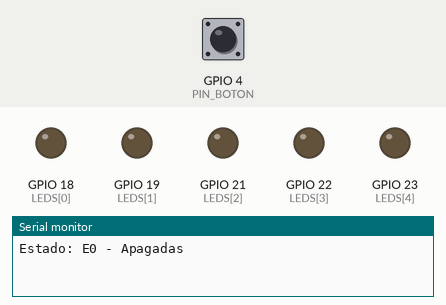
A sketch run on a simulated ESP32. On the bench: output pins drawn as LEDs (lit = HIGH), the last lines printed to the serial monitor. Dashed ring = blinking. The test bench sets the inputs (shaded band); at power-on: GPIO 4 (PIN_BOTON) LOW.

Above: at 1.2 s.
1.3 s: GPIO 4 (PIN_BOTON) pulled HIGH for 0.15 s
At 1.7 s:
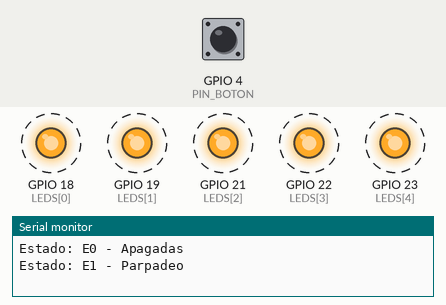
4.4 s: GPIO 4 (PIN_BOTON) pulled HIGH for 1 s
At 5.22 s:
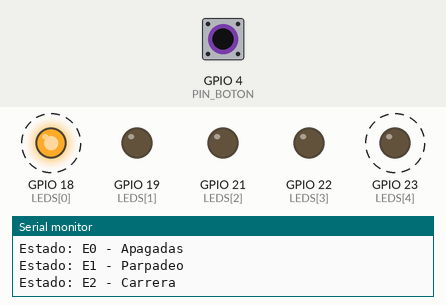
7.4 s: GPIO 4 (PIN_BOTON) pulled HIGH for 0.15 s
10.4 s: GPIO 4 (PIN_BOTON) driven HIGH
At 11.4 s:
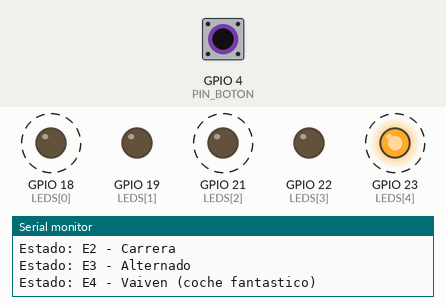
Timing chart, 0 to 14.4 s (numbered marks = the images above; inputs shaded):
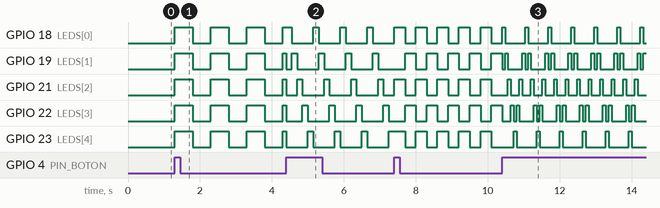

The sketch:

Luces_Navidad.ino
```cpp
/*
  Luces_Navidad.ino
  Laboratorio: Luces de Navidad con ESP32 (ESP32 DevKit V1)
  Maquina de estados finitos de Moore, 5 estados, sin delay().
  Monitor serie: 115200 baudios.
*/

const uint8_t LEDS[5] = {18, 19, 21, 22, 23};
const uint8_t NUM_LEDS = 5;
const uint8_t PIN_BOTON = 4;

const unsigned long T_ANTIRREBOTE = 50;
const unsigned long T_E1 = 500;
const unsigned long T_E2 = 150;
const unsigned long T_E3 = 300;
const unsigned long T_E4 = 80;
const uint8_t PASOS_E4 = 8;

enum Estado { E0_APAGADAS, E1_PARPADEO, E2_CARRERA, E3_ALTERNADO, E4_VAIVEN };
Estado estado = E0_APAGADAS;

bool botonPrevio = false;
unsigned long tUltimaPulsacion = 0;
unsigned long tPaso = 0;
uint8_t paso = 0;
bool entrando = true;

void escribirLeds(uint8_t mascara) {
  for (uint8_t i = 0; i < NUM_LEDS; i++) {
    digitalWrite(LEDS[i], (mascara >> i) & 1);
  }
}

void PrintStates() {
  Serial.print("Estado: ");
  switch (estado) {
    case E0_APAGADAS:  Serial.println("E0 - Apagadas"); break;
    case E1_PARPADEO:  Serial.println("E1 - Parpadeo"); break;
    case E2_CARRERA:   Serial.println("E2 - Carrera"); break;
    case E3_ALTERNADO: Serial.println("E3 - Alternado"); break;
    case E4_VAIVEN:    Serial.println("E4 - Vaiven (coche fantastico)"); break;
  }
}

void cambiarEstado() {
  estado = (Estado)((estado + 1) % 5);
  paso = 0;
  entrando = true;
  escribirLeds(0);
  PrintStates();
}


bool pasoListo(unsigned long intervalo) {
  if (entrando || (millis() - tPaso >= intervalo)) {
    entrando = false;
    tPaso = millis();
    return true;
  }
  return false;
}

void setup() {
  Serial.begin(115200);
  pinMode(PIN_BOTON, INPUT);
  for (uint8_t i = 0; i < NUM_LEDS; i++) {
    pinMode(LEDS[i], OUTPUT);
  }
  escribirLeds(0);
  PrintStates();
}

void loop() {

  bool boton = digitalRead(PIN_BOTON);
  if (boton && !botonPrevio && (millis() - tUltimaPulsacion >= T_ANTIRREBOTE)) {
    tUltimaPulsacion = millis();
    cambiarEstado();
  }
  botonPrevio = boton;


  switch (estado) {
    case E0_APAGADAS:
      escribirLeds(0);
      break;

    case E1_PARPADEO:                    // todos encienden y apagan a la vez
      if (pasoListo(T_E1)) {
        escribirLeds((paso == 0) ? 0b11111 : 0);
        paso = (paso + 1) % 2;
      }
      break;

    case E2_CARRERA:                     // un LED a la vez, izquierda a derecha
      if (pasoListo(T_E2)) {
        escribirLeds(1 << paso);
        paso = (paso + 1) % NUM_LEDS;
      }
      break;

    case E3_ALTERNADO:                   // pares e impares se turnan
      if (pasoListo(T_E3)) {
        escribirLeds((paso == 0) ? 0b10101 : 0b01010);
        paso = (paso + 1) % 2;
      }
      break;

    case E4_VAIVEN:                      // barrido de ida y vuelta
      if (pasoListo(T_E4)) {
        uint8_t indice = (paso < NUM_LEDS) ? paso : (PASOS_E4 - paso);
        escribirLeds(1 << indice);
        paso = (paso + 1) % PASOS_E4;
      }
      break;
  }
}
```

Measured:
- after the input at 1.3 s, GPIO 18 (LEDS[0]), GPIO 19 (LEDS[1]), GPIO 21 (LEDS[2]), GPIO 22 (LEDS[3]), GPIO 23 (LEDS[4]): alternates HIGH for 0.50 s and LOW for 0.50 s, starting at once
- after the input at 10.4 s, GPIO 21 (LEDS[2]): alternates HIGH for 0.08 s and LOW for 0.24 s, starting after 0.16 s
